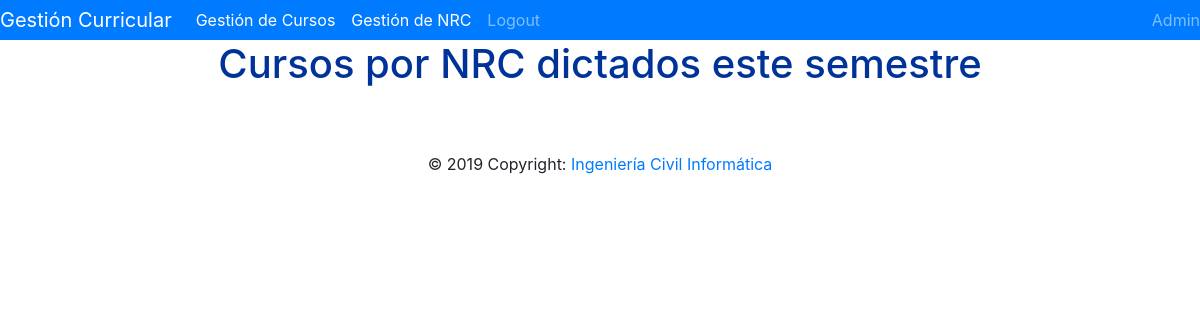
The app's page /NRC/ (signed in), older data.
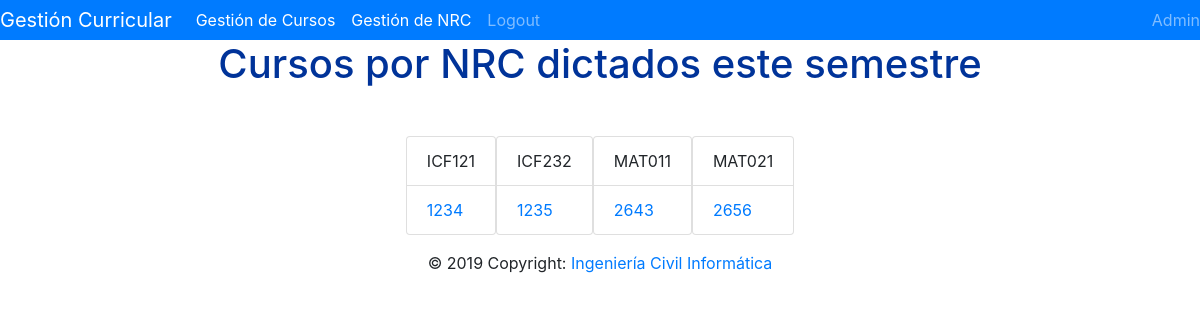
The same page, newer data.
### cursos/models.py (models this page shows, shortened)
class Curso(models.Model):
		sigla=models.CharField(max_length=6)
		nombre=models.CharField(max_length=60)
		creditos=models.IntegerField()
		nrc=models.IntegerField(null=True)
		cursos=models.Manager()

### cursos/views.py (the view)
# urls.py: url(r'NRC/', views.HomeNRCView.as_view(), name="NRC"),
class HomeNRCView(PermissionRequiredMixin, LoginRequiredMixin, TemplateView):
	permission_required='puede_buscar_cursos'
	def get(self,request,**kwargs):
		return render(request,'NRC.html',{'cursos':Curso.cursos.all()})

### cursos/templates/NRC.html
{% extends 'base.html' %}
{% block content %}
<h1 class="text-center">Cursos por NRC dictados este semestre</h1>
<div class="container">
	<div class="row mt-5 justify-content-center">
{% for curso in cursos %}
		<ol class="list-group">
			<li class="list-group-item">{{ curso.sigla }}</li>
			<a href="/curso/{{ curso.sigla }}/" class="list-group-item">{{ curso.nrc }}</a>
		</ol>
{% endfor %}
	</div>
</div>
{% endblock %}

Row changes from the older to the newer data that the page shows:
added Curso: sigla "ICF121", nrc "1234"
added Curso: sigla "ICF232", nrc "1235"
added Curso: sigla "MAT011", nrc "2643"
added Curso: sigla "MAT021", nrc "2656"
